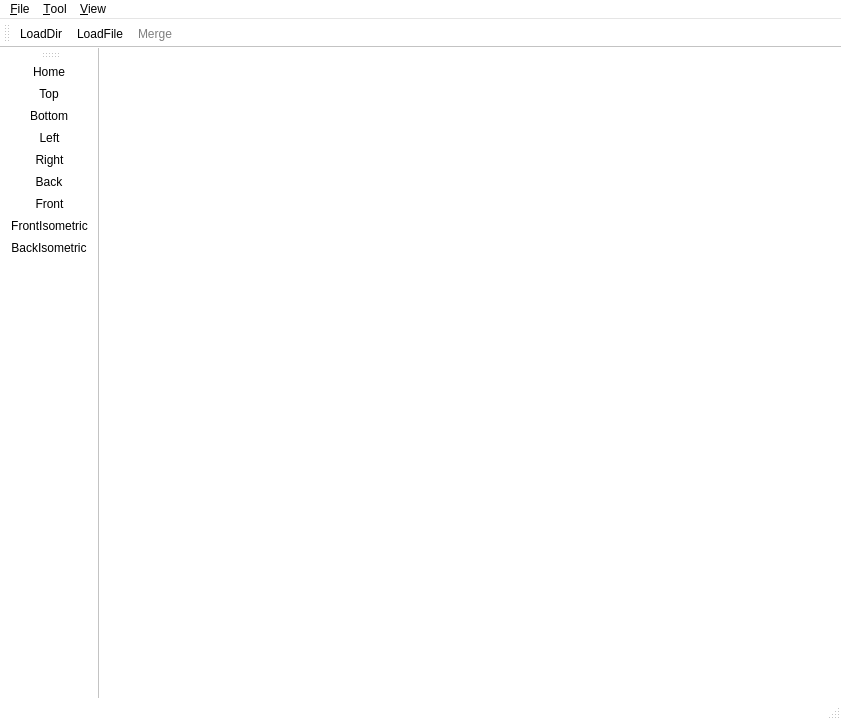
<?xml version="1.0" encoding="UTF-8"?>
<ui version="4.0">
 <class>MainWindow</class>
 <widget class="QMainWindow" name="MainWindow">
  <property name="windowModality">
   <enum>Qt::NonModal</enum>
  </property>
  <property name="geometry">
   <rect>
    <x>0</x>
    <y>0</y>
    <width>841</width>
    <height>720</height>
   </rect>
  </property>
  <property name="palette">
   <palette>
    <active>
     <colorrole role="WindowText">
      <brush brushstyle="SolidPattern">
       <color alpha="255">
        <red>0</red>
        <green>0</green>
        <blue>0</blue>
       </color>
      </brush>
     </colorrole>
     <colorrole role="Button">
      <brush brushstyle="SolidPattern">
       <color alpha="255">
        <red>255</red>
        <green>255</green>
        <blue>255</blue>
       </color>
      </brush>
     </colorrole>
     <colorrole role="Light">
      <brush brushstyle="SolidPattern">
       <color alpha="255">
        <red>255</red>
        <green>255</green>
        <blue>255</blue>
       </color>
      </brush>
     </colorrole>
     <colorrole role="Midlight">
      <brush brushstyle="SolidPattern">
       <color alpha="255">
        <red>255</red>
        <green>255</green>
        <blue>255</blue>
       </color>
      </brush>
     </colorrole>
     <colorrole role="Dark">
      <brush brushstyle="SolidPattern">
       <color alpha="255">
        <red>127</red>
        <green>127</green>
        <blue>127</blue>
       </color>
      </brush>
     </colorrole>
     <colorrole role="Mid">
      <brush brushstyle="SolidPattern">
       <color alpha="255">
        <red>170</red>
        <green>170</green>
        <blue>170</blue>
       </color>
      </brush>
     </colorrole>
     <colorrole role="Text">
      <brush brushstyle="SolidPattern">
       <color alpha="255">
        <red>0</red>
        <green>0</green>
        <blue>0</blue>
       </color>
      </brush>
     </colorrole>
     <colorrole role="BrightText">
      <brush brushstyle="SolidPattern">
       <color alpha="255">
        <red>255</red>
        <green>255</green>
        <blue>255</blue>
       </color>
      </brush>
     </colorrole>
     <colorrole role="ButtonText">
      <brush brushstyle="SolidPattern">
       <color alpha="255">
        <red>0</red>
        <green>0</green>
        <blue>0</blue>
       </color>
      </brush>
     </colorrole>
     <colorrole role="Base">
      <brush brushstyle="SolidPattern">
       <color alpha="255">
        <red>255</red>
        <green>255</green>
        <blue>255</blue>
       </color>
      </brush>
     </colorrole>
     <colorrole role="Window">
      <brush brushstyle="SolidPattern">
       <color alpha="255">
        <red>255</red>
        <green>255</green>
        <blue>255</blue>
       </color>
      </brush>
     </colorrole>
     <colorrole role="Shadow">
      <brush brushstyle="SolidPattern">
       <color alpha="255">
        <red>0</red>
        <green>0</green>
        <blue>0</blue>
       </color>
      </brush>
     </colorrole>
     <colorrole role="AlternateBase">
      <brush brushstyle="SolidPattern">
       <color alpha="255">
        <red>255</red>
        <green>255</green>
        <blue>255</blue>
       </color>
      </brush>
     </colorrole>
     <colorrole role="ToolTipBase">
      <brush brushstyle="SolidPattern">
       <color alpha="255">
        <red>255</red>
        <green>255</green>
        <blue>220</blue>
       </color>
      </brush>
     </colorrole>
     <colorrole role="ToolTipText">
      <brush brushstyle="SolidPattern">
       <color alpha="255">
        <red>0</red>
        <green>0</green>
        <blue>0</blue>
       </color>
      </brush>
     </colorrole>
     <colorrole role="PlaceholderText">
      <brush brushstyle="NoBrush">
       <color alpha="128">
        <red>0</red>
        <green>0</green>
        <blue>0</blue>
       </color>
      </brush>
     </colorrole>
    </active>
    <inactive>
     <colorrole role="WindowText">
      <brush brushstyle="SolidPattern">
       <color alpha="255">
        <red>0</red>
        <green>0</green>
        <blue>0</blue>
       </color>
      </brush>
     </colorrole>
     <colorrole role="Button">
      <brush brushstyle="SolidPattern">
       <color alpha="255">
        <red>255</red>
        <green>255</green>
        <blue>255</blue>
       </color>
      </brush>
     </colorrole>
     <colorrole role="Light">
      <brush brushstyle="SolidPattern">
       <color alpha="255">
        <red>255</red>
        <green>255</green>
        <blue>255</blue>
       </color>
      </brush>
     </colorrole>
     <colorrole role="Midlight">
      <brush brushstyle="SolidPattern">
       <color alpha="255">
        <red>255</red>
        <green>255</green>
        <blue>255</blue>
       </color>
      </brush>
     </colorrole>
     <colorrole role="Dark">
      <brush brushstyle="SolidPattern">
       <color alpha="255">
        <red>127</red>
        <green>127</green>
        <blue>127</blue>
       </color>
      </brush>
     </colorrole>
     <colorrole role="Mid">
      <brush brushstyle="SolidPattern">
       <color alpha="255">
        <red>170</red>
        <green>170</green>
        <blue>170</blue>
       </color>
      </brush>
     </colorrole>
     <colorrole role="Text">
      <brush brushstyle="SolidPattern">
       <color alpha="255">
        <red>0</red>
        <green>0</green>
        <blue>0</blue>
       </color>
      </brush>
     </colorrole>
     <colorrole role="BrightText">
      <brush brushstyle="SolidPattern">
       <color alpha="255">
        <red>255</red>
        <green>255</green>
        <blue>255</blue>
       </color>
      </brush>
     </colorrole>
     <colorrole role="ButtonText">
      <brush brushstyle="SolidPattern">
       <color alpha="255">
        <red>0</red>
        <green>0</green>
        <blue>0</blue>
       </color>
      </brush>
     </colorrole>
     <colorrole role="Base">
      <brush brushstyle="SolidPattern">
       <color alpha="255">
        <red>255</red>
        <green>255</green>
        <blue>255</blue>
       </color>
      </brush>
     </colorrole>
     <colorrole role="Window">
      <brush brushstyle="SolidPattern">
       <color alpha="255">
        <red>255</red>
        <green>255</green>
        <blue>255</blue>
       </color>
      </brush>
     </colorrole>
     <colorrole role="Shadow">
      <brush brushstyle="SolidPattern">
       <color alpha="255">
        <red>0</red>
        <green>0</green>
        <blue>0</blue>
       </color>
      </brush>
     </colorrole>
     <colorrole role="AlternateBase">
      <brush brushstyle="SolidPattern">
       <color alpha="255">
        <red>255</red>
        <green>255</green>
        <blue>255</blue>
       </color>
      </brush>
     </colorrole>
     <colorrole role="ToolTipBase">
      <brush brushstyle="SolidPattern">
       <color alpha="255">
        <red>255</red>
        <green>255</green>
        <blue>220</blue>
       </color>
      </brush>
     </colorrole>
     <colorrole role="ToolTipText">
      <brush brushstyle="SolidPattern">
       <color alpha="255">
        <red>0</red>
        <green>0</green>
        <blue>0</blue>
       </color>
      </brush>
     </colorrole>
     <colorrole role="PlaceholderText">
      <brush brushstyle="NoBrush">
       <color alpha="128">
        <red>0</red>
        <green>0</green>
        <blue>0</blue>
       </color>
      </brush>
     </colorrole>
    </inactive>
    <disabled>
     <colorrole role="WindowText">
      <brush brushstyle="SolidPattern">
       <color alpha="255">
        <red>127</red>
        <green>127</green>
        <blue>127</blue>
       </color>
      </brush>
     </colorrole>
     <colorrole role="Button">
      <brush brushstyle="SolidPattern">
       <color alpha="255">
        <red>255</red>
        <green>255</green>
        <blue>255</blue>
       </color>
      </brush>
     </colorrole>
     <colorrole role="Light">
      <brush brushstyle="SolidPattern">
       <color alpha="255">
        <red>255</red>
        <green>255</green>
        <blue>255</blue>
       </color>
      </brush>
     </colorrole>
     <colorrole role="Midlight">
      <brush brushstyle="SolidPattern">
       <color alpha="255">
        <red>255</red>
        <green>255</green>
        <blue>255</blue>
       </color>
      </brush>
     </colorrole>
     <colorrole role="Dark">
      <brush brushstyle="SolidPattern">
       <color alpha="255">
        <red>127</red>
        <green>127</green>
        <blue>127</blue>
       </color>
      </brush>
     </colorrole>
     <colorrole role="Mid">
      <brush brushstyle="SolidPattern">
       <color alpha="255">
        <red>170</red>
        <green>170</green>
        <blue>170</blue>
       </color>
      </brush>
     </colorrole>
     <colorrole role="Text">
      <brush brushstyle="SolidPattern">
       <color alpha="255">
        <red>127</red>
        <green>127</green>
        <blue>127</blue>
       </color>
      </brush>
     </colorrole>
     <colorrole role="BrightText">
      <brush brushstyle="SolidPattern">
       <color alpha="255">
        <red>255</red>
        <green>255</green>
        <blue>255</blue>
       </color>
      </brush>
     </colorrole>
     <colorrole role="ButtonText">
      <brush brushstyle="SolidPattern">
       <color alpha="255">
        <red>127</red>
        <green>127</green>
        <blue>127</blue>
       </color>
      </brush>
     </colorrole>
     <colorrole role="Base">
      <brush brushstyle="SolidPattern">
       <color alpha="255">
        <red>255</red>
        <green>255</green>
        <blue>255</blue>
       </color>
      </brush>
     </colorrole>
     <colorrole role="Window">
      <brush brushstyle="SolidPattern">
       <color alpha="255">
        <red>255</red>
        <green>255</green>
        <blue>255</blue>
       </color>
      </brush>
     </colorrole>
     <colorrole role="Shadow">
      <brush brushstyle="SolidPattern">
       <color alpha="255">
        <red>0</red>
        <green>0</green>
        <blue>0</blue>
       </color>
      </brush>
     </colorrole>
     <colorrole role="AlternateBase">
      <brush brushstyle="SolidPattern">
       <color alpha="255">
        <red>255</red>
        <green>255</green>
        <blue>255</blue>
       </color>
      </brush>
     </colorrole>
     <colorrole role="ToolTipBase">
      <brush brushstyle="SolidPattern">
       <color alpha="255">
        <red>255</red>
        <green>255</green>
        <blue>220</blue>
       </color>
      </brush>
     </colorrole>
     <colorrole role="ToolTipText">
      <brush brushstyle="SolidPattern">
       <color alpha="255">
        <red>0</red>
        <green>0</green>
        <blue>0</blue>
       </color>
      </brush>
     </colorrole>
     <colorrole role="PlaceholderText">
      <brush brushstyle="NoBrush">
       <color alpha="128">
        <red>0</red>
        <green>0</green>
        <blue>0</blue>
       </color>
      </brush>
     </colorrole>
    </disabled>
   </palette>
  </property>
  <property name="cursor">
   <cursorShape>ArrowCursor</cursorShape>
  </property>
  <property name="mouseTracking">
   <bool>false</bool>
  </property>
  <property name="windowTitle">
   <string>MokOsgTool</string>
  </property>
  <property name="windowIcon">
   <iconset>
    <normaloff>../../../../MokOSGTools/ui/Resource/MainWindow.png</normaloff>../../../../MokOSGTools/ui/Resource/MainWindow.png</iconset>
  </property>
  <property name="windowOpacity">
   <double>1.000000000000000</double>
  </property>
  <property name="autoFillBackground">
   <bool>true</bool>
  </property>
  <widget class="QWidget" name="centralwidget"/>
  <widget class="QMenuBar" name="menubar">
   <property name="geometry">
    <rect>
     <x>0</x>
     <y>0</y>
     <width>841</width>
     <height>23</height>
    </rect>
   </property>
   <widget class="QMenu" name="menuFile">
    <property name="title">
     <string>&amp;File</string>
    </property>
    <addaction name="actionOpen"/>
    <addaction name="actionLoadFile"/>
   </widget>
   <widget class="QMenu" name="menu_Display">
    <property name="title">
     <string>&amp;View</string>
    </property>
   </widget>
   <widget class="QMenu" name="menu_Edit">
    <property name="title">
     <string>&amp;Tool</string>
    </property>
   </widget>
   <addaction name="menuFile"/>
   <addaction name="menu_Edit"/>
   <addaction name="menu_Display"/>
  </widget>
  <widget class="QToolBar" name="ToolBar">
   <property name="windowTitle">
    <string>FileToolBar</string>
   </property>
   <property name="iconSize">
    <size>
     <width>24</width>
     <height>24</height>
    </size>
   </property>
   <attribute name="toolBarArea">
    <enum>TopToolBarArea</enum>
   </attribute>
   <attribute name="toolBarBreak">
    <bool>false</bool>
   </attribute>
   <addaction name="actionOpen"/>
   <addaction name="actionLoadFile"/>
   <addaction name="actionMerge"/>
  </widget>
  <widget class="QStatusBar" name="statusBar"/>
  <widget class="QToolBar" name="toolBar_2">
   <property name="windowTitle">
    <string>toolBar_2</string>
   </property>
   <attribute name="toolBarArea">
    <enum>LeftToolBarArea</enum>
   </attribute>
   <attribute name="toolBarBreak">
    <bool>false</bool>
   </attribute>
   <addaction name="action_Home"/>
   <addaction name="action_Top"/>
   <addaction name="action_Bottom"/>
   <addaction name="action_Left"/>
   <addaction name="action_Right"/>
   <addaction name="action_Back"/>
   <addaction name="action_Front"/>
   <addaction name="action_FrontIsometric"/>
   <addaction name="action_BackIsometric"/>
  </widget>
  <action name="actionOpen">
   <property name="icon">
    <iconset>
     <normaloff>:/File/Resource/open.png</normaloff>:/File/Resource/open.png</iconset>
   </property>
   <property name="text">
    <string extracomment="选择一个文件夹">&amp;LoadDir</string>
   </property>
   <property name="shortcut">
    <string>Ctrl+O</string>
   </property>
  </action>
  <action name="action_Top">
   <property name="icon">
    <iconset>
     <normaloff>:/View/Resource/TopView.png</normaloff>:/View/Resource/TopView.png</iconset>
   </property>
   <property name="text">
    <string>&amp;Top</string>
   </property>
  </action>
  <action name="action_Front">
   <property name="icon">
    <iconset>
     <normaloff>:/View/Resource/FrontView.png</normaloff>:/View/Resource/FrontView.png</iconset>
   </property>
   <property name="text">
    <string>&amp;Front</string>
   </property>
  </action>
  <action name="action_Left">
   <property name="icon">
    <iconset>
     <normaloff>:/View/Resource/LeftView.png</normaloff>:/View/Resource/LeftView.png</iconset>
   </property>
   <property name="text">
    <string>&amp;Left</string>
   </property>
  </action>
  <action name="action_Right">
   <property name="icon">
    <iconset>
     <normaloff>:/View/Resource/RightView.png</normaloff>:/View/Resource/RightView.png</iconset>
   </property>
   <property name="text">
    <string>&amp;Right</string>
   </property>
  </action>
  <action name="action_Back">
   <property name="icon">
    <iconset>
     <normaloff>:/View/Resource/BackView.png</normaloff>:/View/Resource/BackView.png</iconset>
   </property>
   <property name="text">
    <string>&amp;Back</string>
   </property>
  </action>
  <action name="action_Bottom">
   <property name="icon">
    <iconset>
     <normaloff>:/View/Resource/BottomView.png</normaloff>:/View/Resource/BottomView.png</iconset>
   </property>
   <property name="text">
    <string>&amp;Bottom</string>
   </property>
  </action>
  <action name="action_FrontIsometric">
   <property name="icon">
    <iconset>
     <normaloff>:/View/Resource/FrontIsometic.png</normaloff>:/View/Resource/FrontIsometic.png</iconset>
   </property>
   <property name="text">
    <string>&amp;FrontIsometric</string>
   </property>
  </action>
  <action name="action_BackIsometric">
   <property name="icon">
    <iconset>
     <normaloff>:/View/Resource/BackIsometic.png</normaloff>:/View/Resource/BackIsometic.png</iconset>
   </property>
   <property name="text">
    <string>&amp;BackIsometric</string>
   </property>
  </action>
  <action name="action_Home">
   <property name="icon">
    <iconset>
     <normaloff>:/View/Resource/Home.png</normaloff>:/View/Resource/Home.png</iconset>
   </property>
   <property name="text">
    <string>&amp;Home</string>
   </property>
  </action>
  <action name="action_UserManual">
   <property name="text">
    <string>&amp;User manual</string>
   </property>
  </action>
  <action name="action_About">
   <property name="text">
    <string>&amp;About</string>
   </property>
  </action>
  <action name="actionMerge">
   <property name="enabled">
    <bool>false</bool>
   </property>
   <property name="icon">
    <iconset>
     <normaloff>../Resource/BtnFuse.png</normaloff>../Resource/BtnFuse.png</iconset>
   </property>
   <property name="text">
    <string extracomment="合并模型输出">Merge</string>
   </property>
  </action>
  <action name="actionLoadFile">
   <property name="icon">
    <iconset>
     <normaloff>../Resource/open.png</normaloff>../Resource/open.png</iconset>
   </property>
   <property name="text">
    <string>LoadFile</string>
   </property>
   <property name="iconText">
    <string extracomment="打开单个模型文件">LoadFile</string>
   </property>
  </action>
 </widget>
 <resources>
  <include location="../../../../MokOSGTools/ui/resource.qrc"/>
 </resources>
 <connections/>
</ui>
